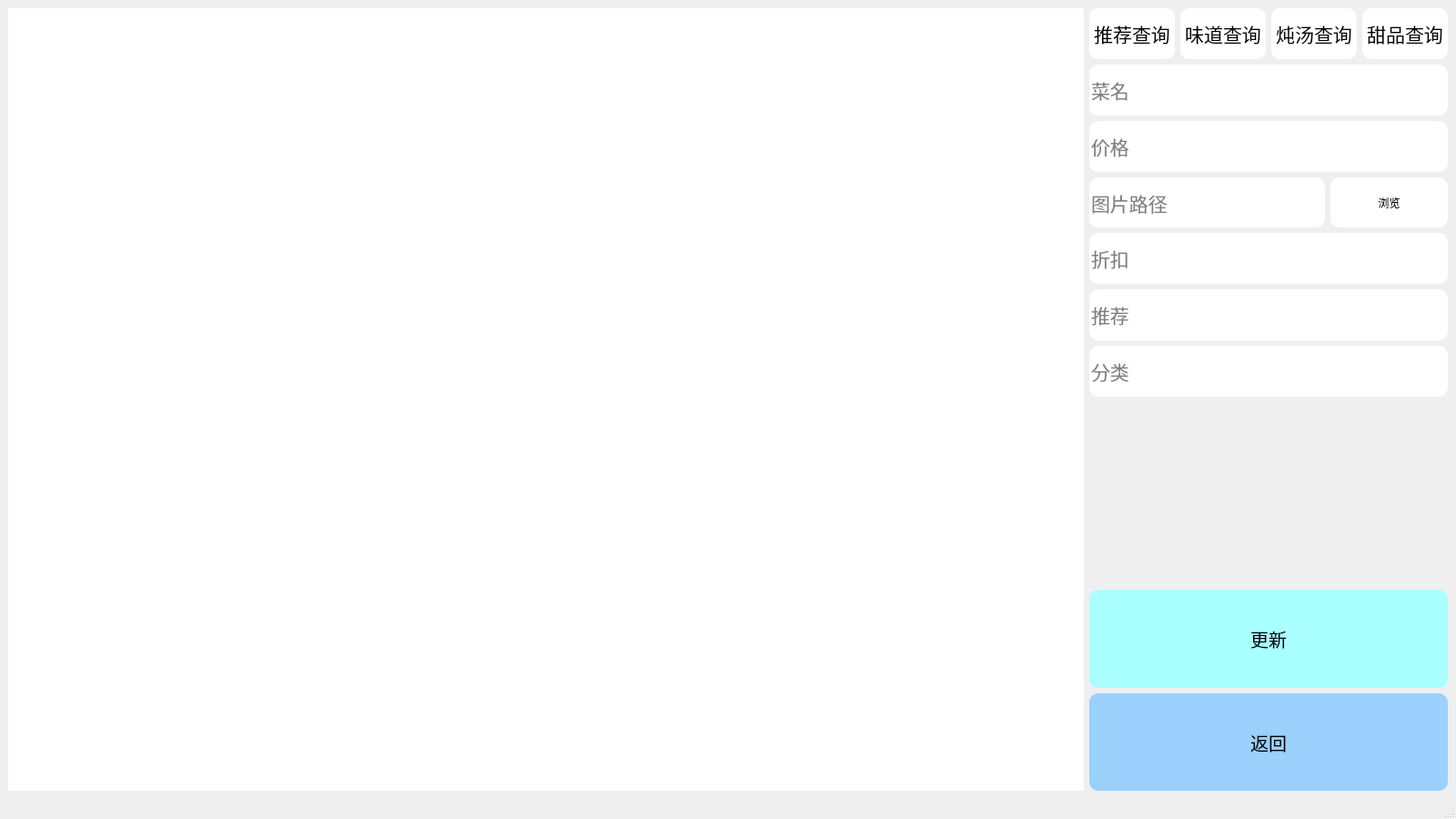
<?xml version="1.0" encoding="UTF-8"?>
<ui version="4.0">
 <class>select_menuwindow</class>
 <widget class="QMainWindow" name="select_menuwindow">
  <property name="geometry">
   <rect>
    <x>0</x>
    <y>0</y>
    <width>1600</width>
    <height>900</height>
   </rect>
  </property>
  <property name="windowTitle">
   <string>MainWindow</string>
  </property>
  <widget class="QWidget" name="centralwidget">
   <layout class="QGridLayout" name="gridLayout">
    <item row="0" column="0">
     <layout class="QHBoxLayout" name="horizontalLayout_3" stretch="3,1">
      <item>
       <widget class="QTableWidget" name="tableWidget">
        <property name="styleSheet">
         <string notr="true">border-radius:10px;</string>
        </property>
        <attribute name="horizontalHeaderVisible">
         <bool>false</bool>
        </attribute>
        <attribute name="horizontalHeaderCascadingSectionResizes">
         <bool>true</bool>
        </attribute>
        <attribute name="horizontalHeaderDefaultSectionSize">
         <number>225</number>
        </attribute>
        <attribute name="verticalHeaderVisible">
         <bool>false</bool>
        </attribute>
        <attribute name="verticalHeaderCascadingSectionResizes">
         <bool>true</bool>
        </attribute>
        <attribute name="verticalHeaderMinimumSectionSize">
         <number>30</number>
        </attribute>
        <attribute name="verticalHeaderDefaultSectionSize">
         <number>200</number>
        </attribute>
       </widget>
      </item>
      <item>
       <layout class="QVBoxLayout" name="verticalLayout_3">
        <item>
         <layout class="QVBoxLayout" name="verticalLayout_2">
          <item>
           <layout class="QHBoxLayout" name="horizontalLayout">
            <item>
             <widget class="QPushButton" name="selectBt_rec">
              <property name="sizePolicy">
               <sizepolicy hsizetype="Expanding" vsizetype="Expanding">
                <horstretch>0</horstretch>
                <verstretch>0</verstretch>
               </sizepolicy>
              </property>
              <property name="font">
               <font>
                <pointsize>16</pointsize>
               </font>
              </property>
              <property name="styleSheet">
               <string notr="true">border-radius:10px;
background-color: rgb(255, 255, 255);</string>
              </property>
              <property name="text">
               <string>推荐查询</string>
              </property>
              <property name="icon">
               <iconset resource="usr.qrc">
                <normaloff>:/res/usr/find.png</normaloff>:/res/usr/find.png</iconset>
              </property>
              <property name="iconSize">
               <size>
                <width>32</width>
                <height>32</height>
               </size>
              </property>
             </widget>
            </item>
            <item>
             <widget class="QPushButton" name="selectBt_taste">
              <property name="sizePolicy">
               <sizepolicy hsizetype="Expanding" vsizetype="Expanding">
                <horstretch>0</horstretch>
                <verstretch>0</verstretch>
               </sizepolicy>
              </property>
              <property name="font">
               <font>
                <pointsize>16</pointsize>
               </font>
              </property>
              <property name="styleSheet">
               <string notr="true">border-radius:10px;
background-color: rgb(255, 255, 255);</string>
              </property>
              <property name="text">
               <string>味道查询</string>
              </property>
              <property name="icon">
               <iconset resource="usr.qrc">
                <normaloff>:/res/usr/find.png</normaloff>:/res/usr/find.png</iconset>
              </property>
              <property name="iconSize">
               <size>
                <width>32</width>
                <height>32</height>
               </size>
              </property>
             </widget>
            </item>
            <item>
             <widget class="QPushButton" name="selectBt_soup">
              <property name="sizePolicy">
               <sizepolicy hsizetype="Expanding" vsizetype="Expanding">
                <horstretch>0</horstretch>
                <verstretch>0</verstretch>
               </sizepolicy>
              </property>
              <property name="font">
               <font>
                <pointsize>16</pointsize>
               </font>
              </property>
              <property name="styleSheet">
               <string notr="true">border-radius:10px;
background-color: rgb(255, 255, 255);</string>
              </property>
              <property name="text">
               <string>炖汤查询</string>
              </property>
              <property name="icon">
               <iconset resource="usr.qrc">
                <normaloff>:/res/usr/find.png</normaloff>:/res/usr/find.png</iconset>
              </property>
              <property name="iconSize">
               <size>
                <width>32</width>
                <height>32</height>
               </size>
              </property>
             </widget>
            </item>
            <item>
             <widget class="QPushButton" name="selectBt_dessert">
              <property name="sizePolicy">
               <sizepolicy hsizetype="Expanding" vsizetype="Expanding">
                <horstretch>0</horstretch>
                <verstretch>0</verstretch>
               </sizepolicy>
              </property>
              <property name="font">
               <font>
                <pointsize>16</pointsize>
               </font>
              </property>
              <property name="styleSheet">
               <string notr="true">border-radius:10px;
background-color: rgb(255, 255, 255);</string>
              </property>
              <property name="text">
               <string>甜品查询</string>
              </property>
              <property name="icon">
               <iconset resource="usr.qrc">
                <normaloff>:/res/usr/find.png</normaloff>:/res/usr/find.png</iconset>
              </property>
              <property name="iconSize">
               <size>
                <width>32</width>
                <height>32</height>
               </size>
              </property>
             </widget>
            </item>
           </layout>
          </item>
          <item>
           <widget class="QLineEdit" name="nameEdit">
            <property name="sizePolicy">
             <sizepolicy hsizetype="Expanding" vsizetype="Expanding">
              <horstretch>0</horstretch>
              <verstretch>0</verstretch>
             </sizepolicy>
            </property>
            <property name="font">
             <font>
              <pointsize>16</pointsize>
             </font>
            </property>
            <property name="styleSheet">
             <string notr="true">border-radius:10px;</string>
            </property>
            <property name="placeholderText">
             <string>菜名</string>
            </property>
           </widget>
          </item>
          <item>
           <widget class="QLineEdit" name="priceEdit">
            <property name="sizePolicy">
             <sizepolicy hsizetype="Expanding" vsizetype="Expanding">
              <horstretch>0</horstretch>
              <verstretch>0</verstretch>
             </sizepolicy>
            </property>
            <property name="font">
             <font>
              <pointsize>16</pointsize>
             </font>
            </property>
            <property name="styleSheet">
             <string notr="true">border-radius:10px;</string>
            </property>
            <property name="placeholderText">
             <string>价格</string>
            </property>
           </widget>
          </item>
          <item>
           <layout class="QHBoxLayout" name="horizontalLayout_2" stretch="2,1">
            <item>
             <widget class="QLineEdit" name="pictrueEdit">
              <property name="sizePolicy">
               <sizepolicy hsizetype="Expanding" vsizetype="Expanding">
                <horstretch>0</horstretch>
                <verstretch>0</verstretch>
               </sizepolicy>
              </property>
              <property name="font">
               <font>
                <pointsize>16</pointsize>
               </font>
              </property>
              <property name="styleSheet">
               <string notr="true">border-radius:10px;</string>
              </property>
              <property name="placeholderText">
               <string>图片路径</string>
              </property>
             </widget>
            </item>
            <item>
             <widget class="QPushButton" name="browserrBt">
              <property name="sizePolicy">
               <sizepolicy hsizetype="Minimum" vsizetype="Expanding">
                <horstretch>0</horstretch>
                <verstretch>0</verstretch>
               </sizepolicy>
              </property>
              <property name="styleSheet">
               <string notr="true">border-radius:10px;
background-color: rgb(255, 255, 255);</string>
              </property>
              <property name="text">
               <string>浏览</string>
              </property>
             </widget>
            </item>
           </layout>
          </item>
          <item>
           <widget class="QLineEdit" name="discountEdit">
            <property name="sizePolicy">
             <sizepolicy hsizetype="Expanding" vsizetype="Expanding">
              <horstretch>0</horstretch>
              <verstretch>0</verstretch>
             </sizepolicy>
            </property>
            <property name="font">
             <font>
              <pointsize>16</pointsize>
             </font>
            </property>
            <property name="styleSheet">
             <string notr="true">border-radius:10px;</string>
            </property>
            <property name="placeholderText">
             <string>折扣</string>
            </property>
           </widget>
          </item>
          <item>
           <widget class="QLineEdit" name="recommendEdit">
            <property name="sizePolicy">
             <sizepolicy hsizetype="Expanding" vsizetype="Expanding">
              <horstretch>0</horstretch>
              <verstretch>0</verstretch>
             </sizepolicy>
            </property>
            <property name="font">
             <font>
              <pointsize>16</pointsize>
             </font>
            </property>
            <property name="styleSheet">
             <string notr="true">border-radius:10px;</string>
            </property>
            <property name="placeholderText">
             <string>推荐</string>
            </property>
           </widget>
          </item>
          <item>
           <widget class="QLineEdit" name="classfiyEdit">
            <property name="sizePolicy">
             <sizepolicy hsizetype="Expanding" vsizetype="Expanding">
              <horstretch>0</horstretch>
              <verstretch>0</verstretch>
             </sizepolicy>
            </property>
            <property name="font">
             <font>
              <pointsize>16</pointsize>
             </font>
            </property>
            <property name="styleSheet">
             <string notr="true">border-radius:10px;</string>
            </property>
            <property name="placeholderText">
             <string>分类</string>
            </property>
           </widget>
          </item>
         </layout>
        </item>
        <item>
         <layout class="QVBoxLayout" name="verticalLayout">
          <item>
           <widget class="QLabel" name="picLb">
            <property name="minimumSize">
             <size>
              <width>0</width>
              <height>200</height>
             </size>
            </property>
            <property name="text">
             <string/>
            </property>
           </widget>
          </item>
          <item>
           <widget class="QPushButton" name="updateBt">
            <property name="sizePolicy">
             <sizepolicy hsizetype="Expanding" vsizetype="Expanding">
              <horstretch>0</horstretch>
              <verstretch>0</verstretch>
             </sizepolicy>
            </property>
            <property name="font">
             <font>
              <family>华光粗圆_CNKI</family>
              <pointsize>15</pointsize>
             </font>
            </property>
            <property name="styleSheet">
             <string notr="true">border-radius:10px;
background-color: rgb(170, 255, 255);</string>
            </property>
            <property name="text">
             <string>更新</string>
            </property>
           </widget>
          </item>
          <item>
           <widget class="QPushButton" name="pushButton">
            <property name="sizePolicy">
             <sizepolicy hsizetype="Expanding" vsizetype="Expanding">
              <horstretch>0</horstretch>
              <verstretch>0</verstretch>
             </sizepolicy>
            </property>
            <property name="font">
             <font>
              <family>华光粗圆_CNKI</family>
              <pointsize>15</pointsize>
             </font>
            </property>
            <property name="styleSheet">
             <string notr="true">border-radius:10px;
background-color: rgba(134, 201, 255,0.8);</string>
            </property>
            <property name="text">
             <string>返回</string>
            </property>
            <property name="icon">
             <iconset resource="usr.qrc">
              <normaloff>:/res/usr/return.png</normaloff>:/res/usr/return.png</iconset>
            </property>
            <property name="iconSize">
             <size>
              <width>64</width>
              <height>64</height>
             </size>
            </property>
           </widget>
          </item>
         </layout>
        </item>
       </layout>
      </item>
     </layout>
    </item>
   </layout>
  </widget>
  <widget class="QMenuBar" name="menubar">
   <property name="geometry">
    <rect>
     <x>0</x>
     <y>0</y>
     <width>1600</width>
     <height>26</height>
    </rect>
   </property>
  </widget>
  <widget class="QStatusBar" name="statusbar"/>
 </widget>
 <resources>
  <include location="usr.qrc"/>
 </resources>
 <connections/>
</ui>
